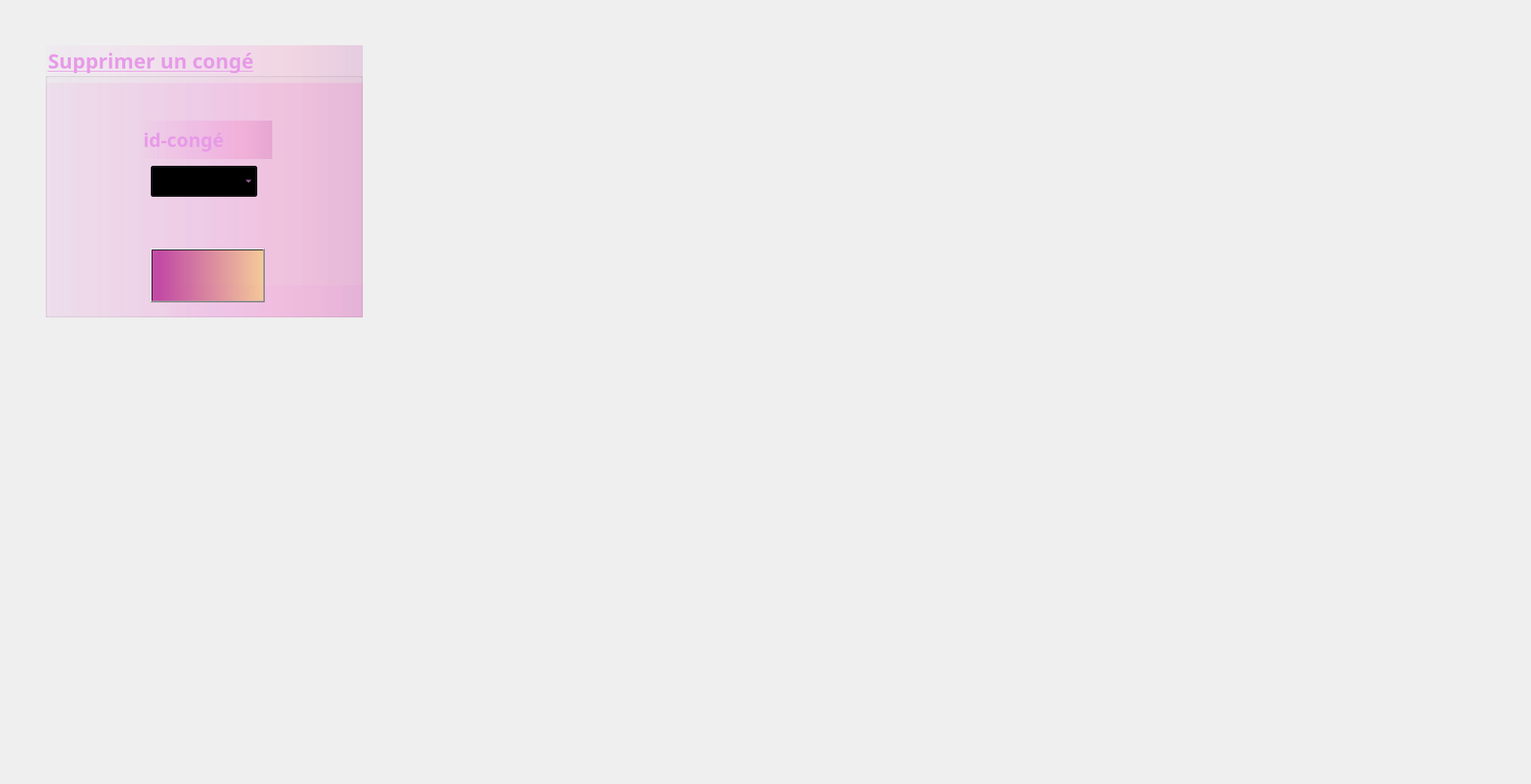
     <widget class="QWidget" name="supprimercong">
      <attribute name="title">
       <string>Supprimer</string>
      </attribute>
      <widget class="QGroupBox" name="groupBox_6">
       <property name="geometry">
        <rect>
         <x>60</x>
         <y>60</y>
         <width>421</width>
         <height>361</height>
        </rect>
       </property>
       <property name="font">
        <font>
         <family>Lucida Calligraphy</family>
         <pointsize>20</pointsize>
         <weight>75</weight>
         <bold>true</bold>
         <underline>true</underline>
        </font>
       </property>
       <property name="layoutDirection">
        <enum>Qt::LeftToRight</enum>
       </property>
       <property name="styleSheet">
        <string notr="true">color: rgb(231, 154, 231);
background-color: qlineargradient(spread:pad, x1:0, y1:0, x2:1, y2:0, stop:0 rgba(227, 0, 255, 4), stop:0.550847 rgba(255, 0, 190, 22), stop:0.771186 rgba(255, 0, 126, 28), stop:1 rgba(170, 0, 127, 37));</string>
       </property>
       <property name="title">
        <string>Supprimer un congé</string>
       </property>
       <widget class="QLabel" name="label_43">
        <property name="geometry">
         <rect>
          <x>168</x>
          <y>318</y>
          <width>2101</width>
          <height>2211</height>
         </rect>
        </property>
        <property name="text">
         <string/>
        </property>
        <property name="pixmap">
         <pixmap>../Documents/temp/macaron.jpg</pixmap>
        </property>
       </widget>
       <widget class="QLabel" name="label_45">
        <property name="geometry">
         <rect>
          <x>130</x>
          <y>100</y>
          <width>171</width>
          <height>51</height>
         </rect>
        </property>
        <property name="font">
         <font>
          <family>Lucida Calligraphy</family>
          <pointsize>19</pointsize>
          <weight>75</weight>
          <bold>true</bold>
          <underline>false</underline>
         </font>
        </property>
        <property name="text">
         <string>id-congé</string>
        </property>
       </widget>
       <widget class="QLabel" name="label_46">
        <property name="geometry">
         <rect>
          <x>-190</x>
          <y>50</y>
          <width>991</width>
          <height>481</height>
         </rect>
        </property>
        <property name="text">
         <string/>
        </property>
        <property name="pixmap">
         <pixmap>../Documents/temp/154381946_1831634480335042_4446684979299693543_n.jpg</pixmap>
        </property>
       </widget>
       <widget class="QPushButton" name="pushButton_supprimerconges">
        <property name="geometry">
         <rect>
          <x>140</x>
          <y>270</y>
          <width>151</width>
          <height>71</height>
         </rect>
        </property>
        <property name="font">
         <font>
          <family>Lucida Calligraphy</family>
          <pointsize>10</pointsize>
          <weight>75</weight>
          <italic>true</italic>
          <bold>true</bold>
          <underline>false</underline>
          <strikeout>false</strikeout>
         </font>
        </property>
        <property name="autoFillBackground">
         <bool>false</bool>
        </property>
        <property name="styleSheet">
         <string notr="true">background-color: qlineargradient(spread:pad, x1:0, y1:0, x2:1, y2:0, stop:0.0635593 rgba(170, 0, 127, 164), stop:1 rgba(255, 214, 0, 82));
color:rgb(106, 0, 0);</string>
        </property>
        <property name="text">
         <string/>
        </property>
        <property name="icon">
         <iconset>
          <normaloff>../../../../../../../../../../resources/pbs.png</normaloff>../../../../../../../../../../resources/pbs.png</iconset>
        </property>
        <property name="iconSize">
         <size>
          <width>100</width>
          <height>121</height>
         </size>
        </property>
       </widget>
       <widget class="QComboBox" name="suppcong">
        <property name="geometry">
         <rect>
          <x>140</x>
          <y>160</y>
          <width>141</width>
          <height>41</height>
         </rect>
        </property>
       </widget>
       <zorder>label_46</zorder>
       <zorder>label_43</zorder>
       <zorder>label_45</zorder>
       <zorder>pushButton_supprimerconges</zorder>
       <zorder>suppcong</zorder>
      </widget>
      <widget class="QLabel" name="label_photo_4">
       <property name="geometry">
        <rect>
         <x>-20</x>
         <y>-270</y>
         <width>2021</width>
         <height>1031</height>
        </rect>
       </property>
       <property name="text">
        <string/>
       </property>
       <property name="pixmap">
        <pixmap>../../../../../../../../../../resources/771686_food-bakery-chocolate-sweet-hd-wallpaper-high-resolution_1600x1024_h.jpg</pixmap>
       </property>
      </widget>
      <zorder>label_photo_4</zorder>
      <zorder>groupBox_6</zorder>
     </widget>
